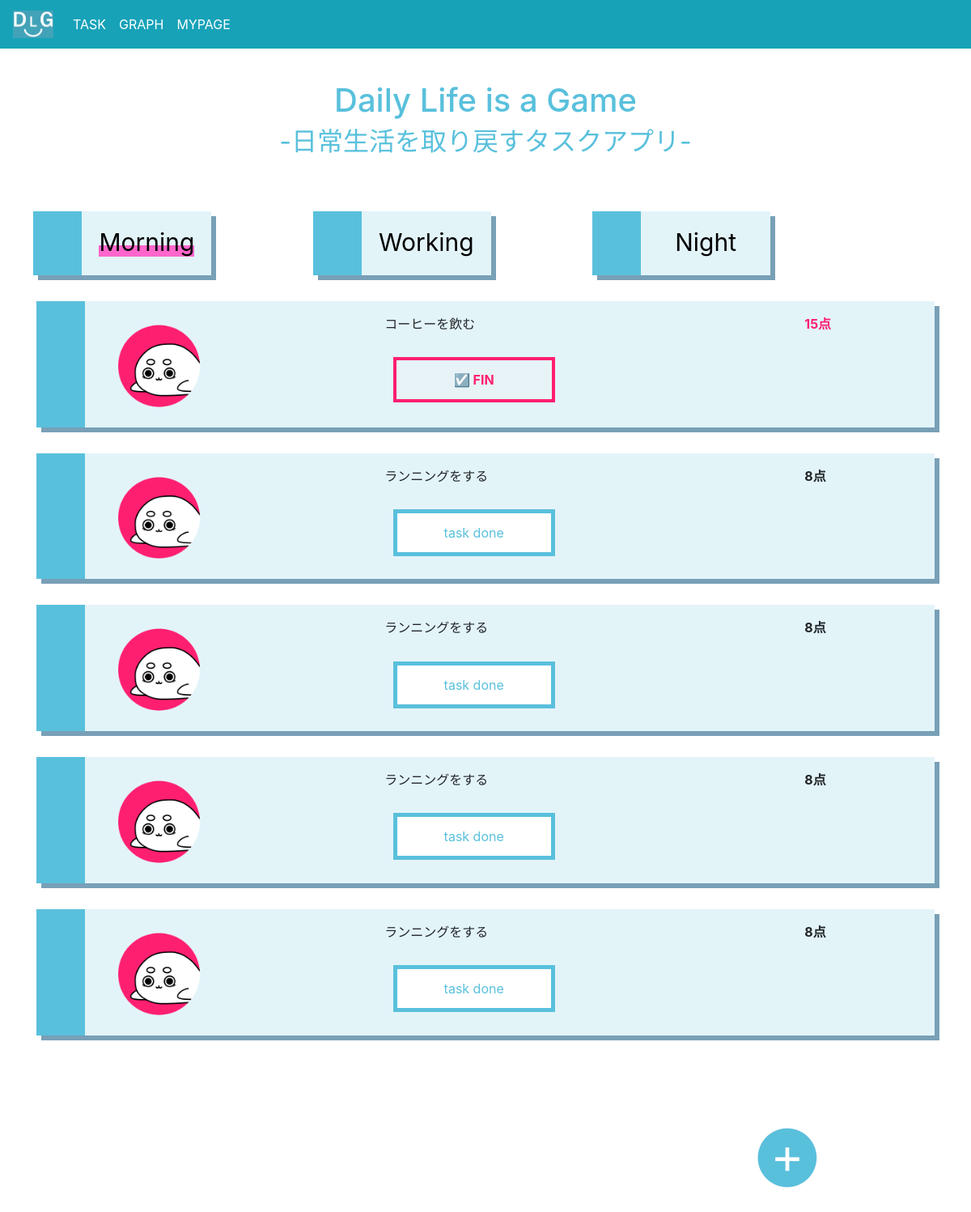
Page /taskm.html (signed in) on the committed database.
### tables this page shows
CREATE TABLE Task_text(id integer primary key autoincrement, user_id integer, task_text text, task_id integer, point_m integer, point_d integer, point_n integer);

### main/views.py (the view)
@app.route("/taskm.html")
def show_entries_taskm():
    if (not session.get("logged_in")) or  (not session.get("username")) or  (not session.get("user_id")): # ログインしてない場合ログイン画面に誘導
        return redirect(url_for("login"))
    else:
        conn = sqlite3.connect("test.db")
        cur = conn.cursor()
        df = pd.read_sql('SELECT * FROM Task_text', conn)
        cur.close()
        conn.close()
        conn = sqlite3.connect("test.db")
        cur = conn.cursor()
        df2 = pd.read_sql('SELECT * FROM daily_data', conn)
        cur.close()
        conn.close()
        user_ids2 = df2['user_id'].values.tolist()
        date2 = df2['date'].values.tolist()
        task_id2 = df2['task_id'].values.tolist()
        done_log = True
        if not(int(session["user_id"]) in user_ids2):
            done_log = False
        else:
            dt_now = datetime.datetime.now()
            if not(dt_now.strftime('%Y/%m/%d') in date2):
                done_log = False
        user_ids = df['user_id'].values.tolist()
        task_texts = df['task_text'].values.tolist()
        task_ids = df['task_id'].values.tolist()
        point_m = df['point_m'].values.tolist()
        point_d = df['point_d'].values.tolist()
        point_n = df['point_n'].values.tolist()
        ta_tasks = {}
        for x,y,z1,z2,z3,p in zip(task_texts,task_ids,point_m,point_d,point_n,user_ids):
            if int(p) == 0 or int(p) == int(session["user_id"]):
                if z1 != 0:
                    if not(done_log):
                        ta_tasks[y] = [x,0,[z1,z2,z3]]
                    else:
                        if y in task_id2:
                            df3 = df2[df2['user_id'] == session.get("user_id")]
                            print(df3)
                            done_done = df3[df3["date"] == dt_now.strftime('%Y/%m/%d')]
                            if done_done['task_id'].values[0] == y:
                                ta_tasks[y] = [x,1,[z1,z2,z3]]
                            else:
                                ta_tasks[y] = [x,0,[z1,z2,z3]]
                        else:
                            ta_tasks[y] = [x,0,[z1,z2,z3]]
    return render_template("entries/task.html",user_id=session["user_id"],user_name=session["username"], tasks=ta_tasks,task_time=0)

### main/templates/entries/task.html (shortened to what this page needs)
{% extends "layout.html" %}
{% block body %}
  <div class="container">
<div class="row">
    <div class="col-sm elem_2">
      <a id="timezone_m" href="{{ url_for('show_entries_taskm') }}">Morning</a>
    </div>
    <div class="col-sm elem_2">
      <a id="timezone_w" href="{{ url_for('show_entries_taskw') }}">Working</a>
    </div>
    <div class="col-sm elem_2 ">
      <a id="timezone_n" href="{{ url_for('show_entries_taskn') }}">Night</a>
    </div>
</div>
    {% for key in tasks  %}
      <div class="row elem_1">
        <div class="col-4 icon_s">
          <img src="static/img/test.png" alt="task icon">
        </div>
        <div class="col-8">
          <form action="{{ url_for('task_done') }}" method="post">
            <div style="display: grid;grid-template-columns: 4fr 1fr;">
              {% if tasks[key][1] == 1 %}
              <div>
                <span>{{tasks[key][0]}}</span><br><br>
                <button type="submit" class="nohover_btn_pink_2" style="cursor: default" disabled><strong> ☑ FIN </strong></button>
              </div>
              <div style="position: relative;color: rgba(255, 31, 113);">
                <Strong>{{tasks[key][2][task_time]}}点</Strong>
              </div>
              {% else %}
              <div>
                <span>{{tasks[key][0]}}</span><br><br>
                <button type="submit" class="btn_pink_2">task done</button>
              </div>
              <div style="position: relative;">
                <Strong>{{tasks[key][2][task_time]}}点</Strong>
              </div>
              {% endif %}
            </div>
          </form>
        </div>
      </div>
    {% endfor %}
    <div class="icon_s_add">
      <a href="{{ url_for('addtask') }}" ><img class="logo" src="static/img/add_icon_2.png" alt="logo"></a>
    </div>
  </div>
{% endblock %}

### main/templates/layout.html (shortened to what this page needs)
<!DOCTYPE html>
<html lang="ja">
    <head>
        <link rel="stylesheet" href="https://stackpath.bootstrapcdn.com/bootstrap/4.3.1/css/bootstrap.min.css">
        <link href = "static/style/style.css" rel = "stylesheet" type = "text/css">
    </head>
    <body>
        <div>
            <header> <h1>Daily Life is a Game <br><small>-日常生活を取り戻すタスクアプリ-</small></h1> </header>
            <body data-spy="scroll" data-target="#navbar">
                <nav class="navbar navbar-expand-sm navbar-dark bg-info fixed-top">
                    <a class="navbar-brand" href="/">
                        <div class="logo">
                            <img class="logo" src="static/img/logo_3.png" alt="logo">
                        </div>
                    </a>
                    <div class="collapse navbar-collapse" id="navbar">
                        <ul class="navbar-nav mr-auto">
                            {% if not session.logged_in %}
                            <li class="nav-item  active">
                                <a class="nav-link" href="./">LOGIN</a>
                            </li>
                            {% else %}
                            <li class="nav-item  active">
                                <a class="nav-link" href="./taskm.html">TASK</a>
                            </li>
                            <li class="nav-item  active">
                                <a class="nav-link" href="./graph.html">GRAPH</a>
                            </li>
                            <li class="nav-item  active">
                                <a class="nav-link" href="./">MYPAGE</a>
                            </li>
                            {% endif %}
                        </ul>
                    </div>
                </nav>
        </div>
    {% block body %}
    {% endblock %}
    </body>
</html>

### main/static/style/style.css (style rules this page uses)
body { padding-top: 100px; }
.elem_1 { margin-top: 5%; padding: 1em 1em; margin: 2em 0; background: rgb(227, 244, 249); border-left: solid 60px rgb(89, 192, 220); box-shadow: 6px 6px #78a0b7; overflow-wrap: break-word; }
.elem_2 { text-align: center; max-width: 220px; margin-top: 5%; margin-right: 10%; margin-left: 1%; padding: 1em 1em; background: rgb(227, 244, 249); border-left: solid 60px rgb(89, 192, 220); box-shadow: 6px 6px #78a0b7; }
h1 { color: rgb(89, 192, 220); text-align: center; }
.elem_2 > a { color: black; font-size: 30px; vertical-align: text-bottom; }
.icon_s img { max-width: 40%; min-width: 80px; }
.icon_s_add img { max-width: 40%; min-width: 80px; margin-bottom: 50%; margin-right: 20%; text-align:center; }
.icon_s_add { margin-top: 10%; margin-left:80%; }
.logo { width: 50px; }
.btn_pink_2 { text-align : center; margin: 2%; margin-top: 1%; cursor : pointer; padding : 12px 10px; background : rgb(255, 255, 255); color: rgba(89, 192, 220); width: 200px; transition: 0.3s; border-width: thick; border-style: solid; border-color: rgba(89, 192, 220); }
.nohover_btn_pink_2 { text-align : center; margin: 2%; margin-top: 1%; cursor : pointer; padding : 12px 10px; color : rgba(255, 31, 113); width: 200px; transition: 0.3s; border-width: 4px; border-style: solid; border-color: rgba(255, 31, 113); }
.elem_2 > .now_here { color: black; font-size: 30px; background:linear-gradient(transparent 60%, #f6c 60%); text-decoration: none; }

### main/templates/entries/task.html (style rules this page uses)
body { background-color: rgb(255, 255, 255) !important; }

### rows in the picture
Task_text: task_text "コーヒーを飲む"
Task_text: task_text "ランニングをする"
Task_text: task_text "ランニングをする"
Task_text: task_text "ランニングをする"
Task_text: task_text "ランニングをする"

### other values in the picture
{{ tasks[key][2][task_time] }} "15"
{{ tasks[key][2][task_time] }} "8" "8" "8" "8"
